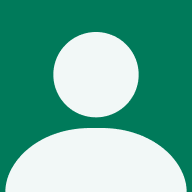
#> input picture ML_ColoringBook/pppp.png, 192 x 192 px
$ python Canny_basis.py
#> lines starting #> are read from the running program, lines starting #| are printed output that depends on the picture; after the words box and inside, x2 and y2 are one past the last pixel; in counts of white or black regions, pixels touching at a corner belong together
"""
weilun
Leverage Open _ cv handling with image
"""
import cv2
import numpy as np
from matplotlib import pyplot as plt

img = cv2.imread('pppp.png',0)
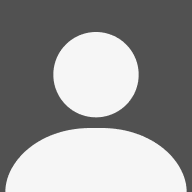
#> img: shape (192, 192); min 81, max 246, mean 147.9
edges = cv2.Canny(img,100,200)
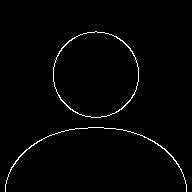
#> edges: shape (192, 192); 1.6% white in thin lines or dots, all inside (x1, y1, x2, y2) = (5, 31, 187, 192)

plt.subplot(121),plt.imshow(img,cmap = 'gray')
plt.title('Original Image'), plt.xticks([]), plt.yticks([])

plt.subplot(122),plt.imshow(edges,cmap = 'gray')
plt.title('Edge Image'), plt.xticks([]), plt.yticks([])

plt.show()
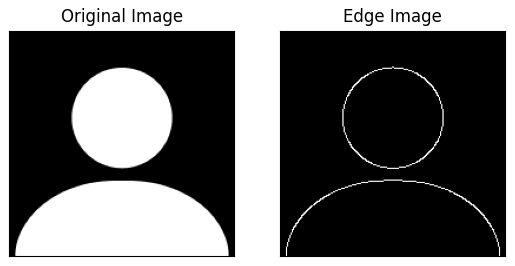
#> figure drawn by matplotlib, 2 panels
